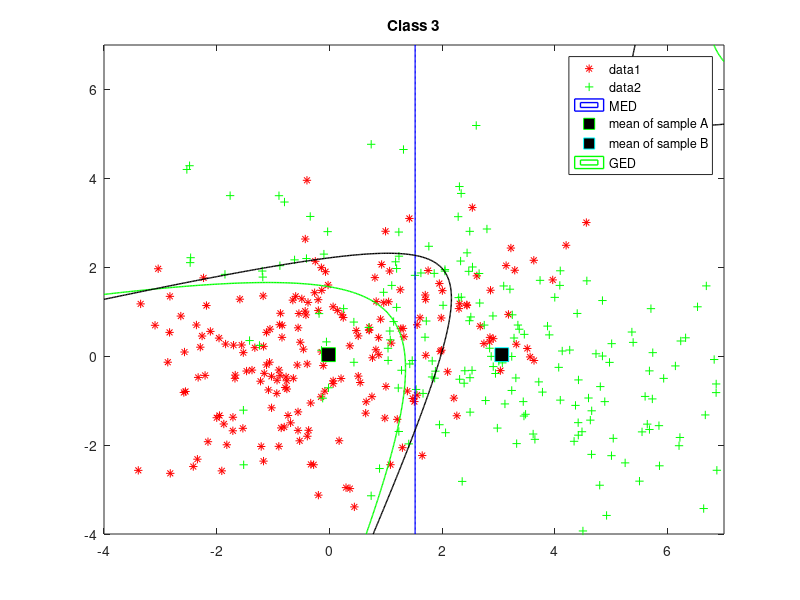

Write the MATLAB code that produced this figure.
%% SYDE 675 LAB_1
clear all; close all; clc;

%% class 1
muAClass3 = [0,0];
sigmaAClass3 = [3,1; 1,2];
muBClass3 = [3,0];
sigmaBClass3 = [7,-3; -3,4];

%% load data
rAClass3 = mvnrnd(muAClass3, sigmaAClass3, 200);
rBClass3 = mvnrnd(muBClass3, sigmaBClass3, 200);
h = figure
plot(rAClass3(:,1),rAClass3(:,2),'r*');
hold on
plot(rBClass3(:,1),rBClass3(:,2),'g+'); 
title('Class 3');

%% MED
meanClass3A = mean(rAClass3)
meanClass3B = mean(rBClass3)
u = linspace(-4, 7, 400);
v = linspace(-4, 7, 400);
z = zeros(length(u), length(v));
for i = 1:length(u)
        for j = 1:length(v)
            z(i,j) = ((u(i)- meanClass3A(1))^2 + (v(j)- meanClass3A(2))^2)...
                - ((u(i)- meanClass3B(1))^2 + (v(j)- meanClass3B(2))^2);
        end
end
z = z';
contour(u,v,z,[0, 0], 'LineWidth', 1,'LineColor','b','DisplayName','MED');

plot(meanClass3A(1),meanClass3A(2),'gs','MarkerSize',10,'MarkerFaceColor',...
    [0,0,0],...
    'DisplayName','mean of sample A');
plot(meanClass3B(1),meanClass3B(2),'cs','MarkerSize',10,'MarkerFaceColor',...
    [0,0,0],...
    'DisplayName','mean of sample B');

%% GED
u1 = linspace(-4, 7, 400);
v1 = linspace(-4, 7, 400);
valClass3A = cov(rAClass3)
valClass3B = cov(rBClass3)
z1 = zeros(length(u1), length(v1));
for i = 1:length(u1)
     for j = 1:length(v1)
         z1(i,j) = ([u1(i) v1(j)]- meanClass3A)*inv(valClass3A)*([u1(i) v1(j)]...
             - meanClass3A)'- ([u1(i) v1(j)]- meanClass3B)*inv(valClass3B)...
             *([u1(i) v1(j)]- meanClass3B)';
             
     end
end
z1 = z1';
contour(u1,v1,z1,[0, 0], 'LineWidth', 1,'LineColor','g','DisplayName','GED'); 
legend('show');

%% MAP

u2 = linspace(-4, 7, 400);
v2 = linspace(-4, 7, 400);
z2 = zeros(length(u2), length(v2));
for i = 1:length(u2)
     for j = 1:length(v2)      
         z2(i,j) = 1/(2*pi*(abs(det(sigmaAClass3)))^0.5)*exp(-0.5*([u2(i) v2(j)]...
             - muAClass3)*inv(sigmaAClass3)*([u2(i) v2(j)]- muAClass3)')...
             - 1/(2*pi*(abs(det(sigmaBClass3)))^0.5)*exp(-0.5*([u2(i) v2(j)] ...
             - muBClass3)*inv(sigmaBClass3)*([u2(i) v2(j)]- muBClass3)');
     end
end
z2 = z2';
contour(u2,v2,z2,[0, 0], 'LineWidth', 1,'LineColor','k','DisplayName','MAP'); 
legend('show');

saveas(h,'class3_error_GED.png');

%% error GED
Class = [rAClass3; rBClass3];
% add labels
Class(1:200, 3) = 1;
Class(201:400, 3) = 2;
error_GED3 = zeros(40,1);

for n = 1:40
    v = 5*n;
    u = (5*n-4);
    sample3A = rAClass3(u:v,:);
    sample3B = rAClass3(u:v,:);
    meanClass3A = mean(sample3A);
    meanClass3B = mean(sample3B);
    valClass3A = cov(sample3A);
    valClass3B = cov(sample3B);
    z = zeros(length(Class),1);
    for i = 1:400   
             z(i) = ([Class(i,1) Class(i,2)]- meanClass3A)*inv(valClass3A)*...
                 ([Class(i,1) Class(i,2)]- meanClass3A)'- ...
                 ([Class(i,1) Class(i,2)]- meanClass3B)*inv(valClass3B)...
             *([Class(i,1) Class(i,2)]- meanClass3B)';    
         
            if z(i)>0
                z(i) = 2;
            else
                z(i) = 1;
            end
    end
    % get rid of training samples
    z(u:v,:) = Class(u:v,3);
    z(200+u:200+v) = Class(200+u:200+v,3);
    % calculate error rate
    error_GED3(n) = sum(abs(z(1:200)-1)+abs(z(201:400)-2))/380;
end
% RESULT
muError_GED3 = mean(error_GED3);
varError_GED3 = std(error_GED3);